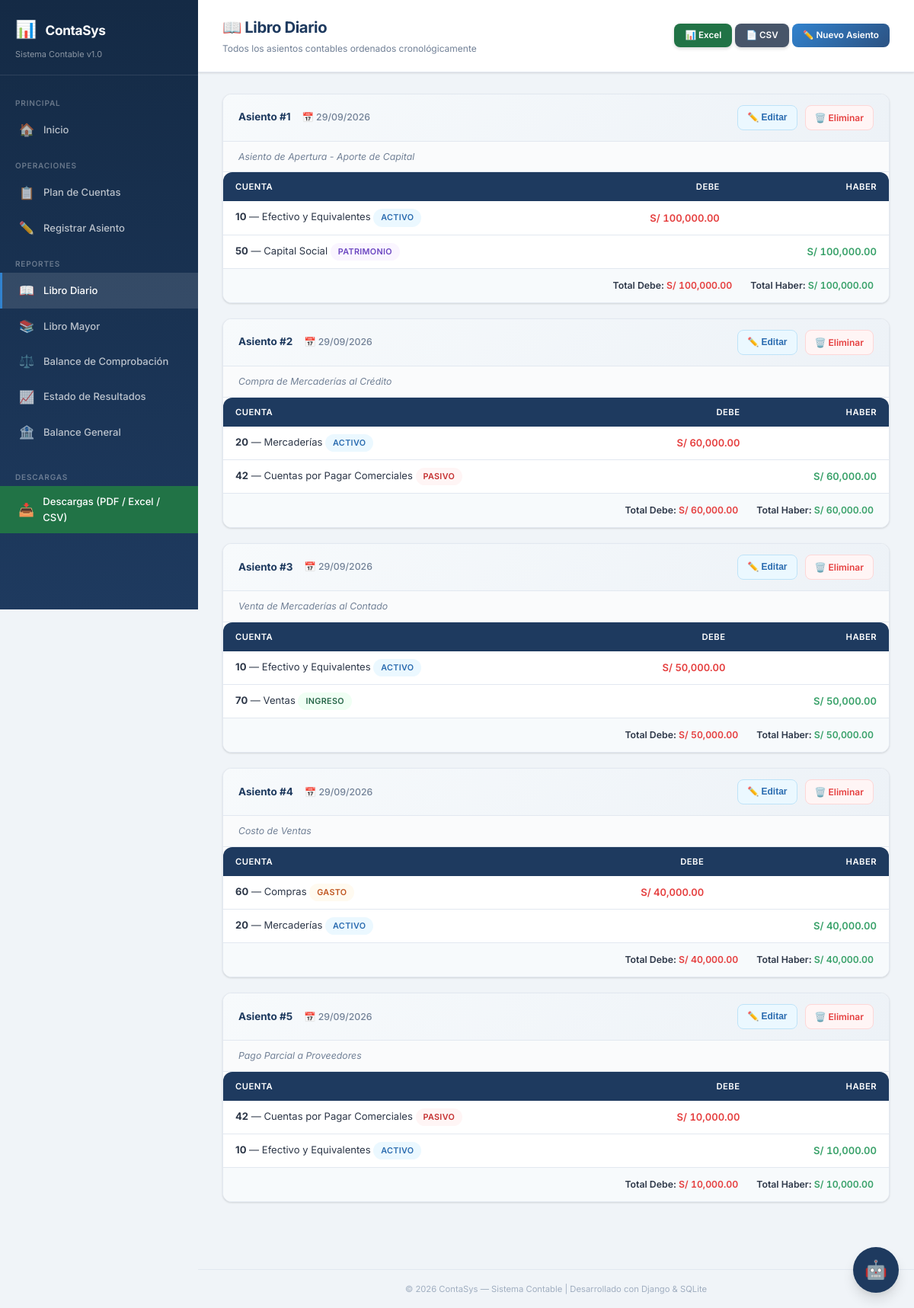
The page /reportes/libro-diario/ on the database as committed earlier.
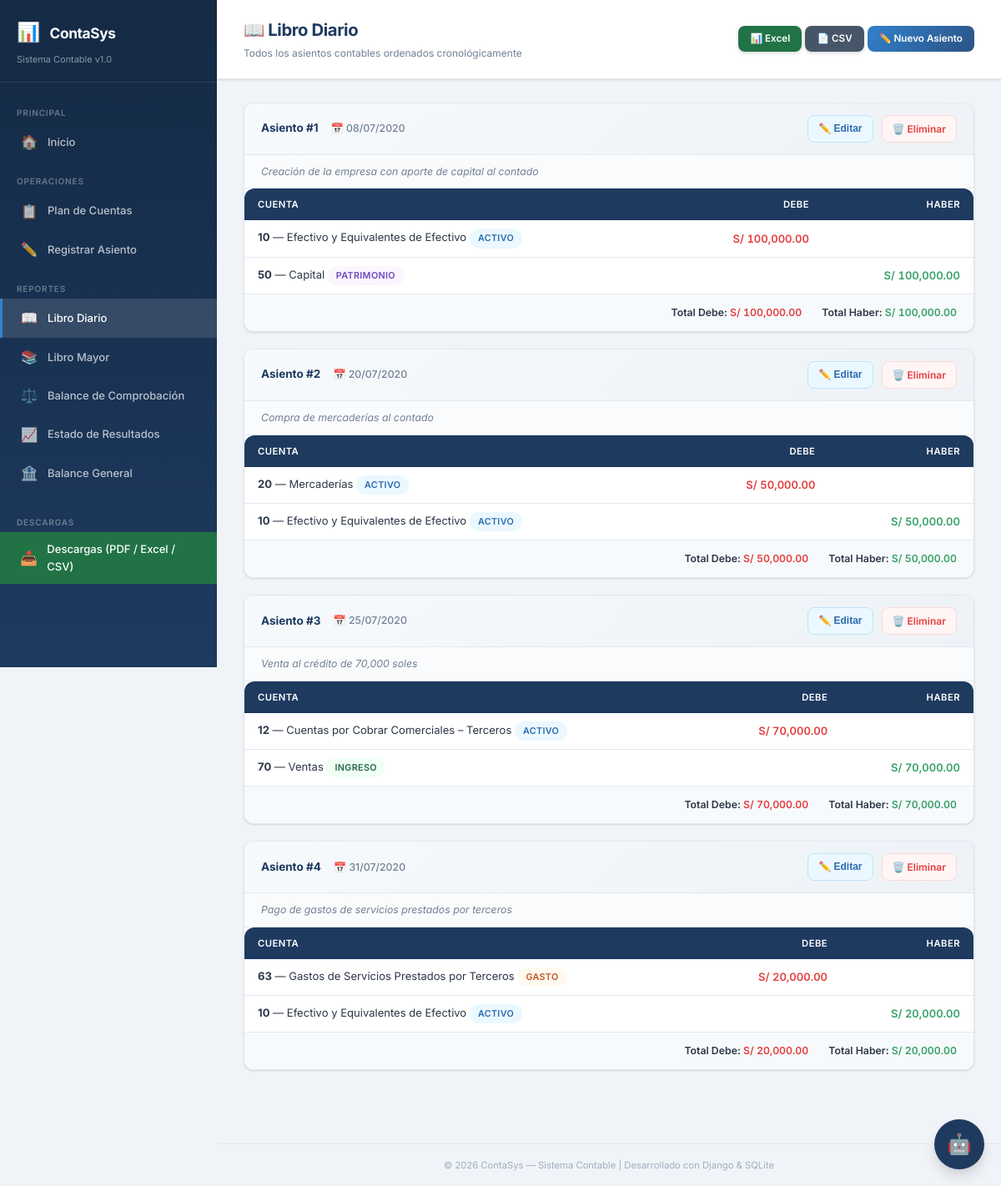
The same page on the database as committed later.
### core/models.py (models this page shows, shortened)
class AsientoContable(models.Model):
    fecha = models.DateField(verbose_name='Fecha')
    descripcion = models.TextField(blank=True, default='', verbose_name='Descripción')
    created_at = models.DateTimeField(auto_now_add=True)
    class Meta:
        ordering = ['fecha', 'id']
        verbose_name = 'Asiento Contable'
        verbose_name_plural = 'Asientos Contables'
    @property
    def total_debe(self):
        return self.movimientos.filter(tipo='debe').aggregate(
            total=models.Sum('monto'))['total'] or Decimal('0')
    @property
    def total_haber(self):
        return self.movimientos.filter(tipo='haber').aggregate(
            total=models.Sum('monto'))['total'] or Decimal('0')

class Movimiento(models.Model):
    TIPO_CHOICES = [
        ('debe', 'Debe'),
        ('haber', 'Haber'),
    ]
    asiento = models.ForeignKey(
        AsientoContable,
        on_delete=models.CASCADE,
        related_name='movimientos',
        verbose_name='Asiento'
    )
    cuenta = models.ForeignKey(
        CuentaContable,
        on_delete=models.PROTECT,
        related_name='movimientos',
        verbose_name='Cuenta'
    )
    tipo = models.CharField(max_length=5, choices=TIPO_CHOICES, verbose_name='Tipo')
    monto = models.DecimalField(max_digits=12, decimal_places=2, verbose_name='Monto')
    class Meta:
        verbose_name = 'Movimiento'
        verbose_name_plural = 'Movimientos'

class CuentaContable(models.Model):
    TIPO_CHOICES = [
        ('activo', 'Activo'),
        ('pasivo', 'Pasivo'),
        ('patrimonio', 'Patrimonio'),
        ('ingreso', 'Ingreso'),
        ('gasto', 'Gasto'),
    ]
    SUBCATEGORIA_CHOICES = [
        ('', 'General'),
        ('activo_corriente', 'Activo corriente'),
        ('existencias', 'Existencias'),
        ('activo_no_corriente', 'Activo no corriente'),
        ('pasivo', 'Pasivo'),
        ('patrimonio', 'Patrimonio'),
        ('gastos', 'Gastos'),
        ('ingresos', 'Ingresos'),
        ('costo_ventas', 'Costo de Ventas'),
        ('gasto_operativo', 'Gasto Operativo'),
        ('gasto_financiero', 'Gasto Financiero'),
        ('otro_ingreso', 'Otro Ingreso'),
        ('otro_gasto', 'Otro Gasto'),
    ]
    SUBCATEGORIAS_POR_TIPO = {
        'activo': ['activo_corriente', 'existencias', 'activo_no_corriente'],
        'pasivo': ['pasivo'],
        'patrimonio': ['patrimonio'],
        'gasto': ['gastos', 'costo_ventas', 'gasto_operativo', 'gasto_financiero', 'otro_gasto'],
        'ingreso': ['ingresos', 'otro_ingreso'],
    }
    codigo = models.CharField(max_length=20, unique=True, verbose_name='Código')
    nombre = models.CharField(max_length=200, verbose_name='Nombre')
    tipo = models.CharField(max_length=20, choices=TIPO_CHOICES, verbose_name='Tipo')
    subcategoria = models.CharField(
        max_length=20,
        choices=SUBCATEGORIA_CHOICES,
        blank=True,
        default='',
        verbose_name='Subcategoría'
    )
    class Meta:
        ordering = ['codigo']
        verbose_name = 'Cuenta Contable'
        verbose_name_plural = 'Cuentas Contables'

### core/views.py (the view)
# urls.py: path('reportes/libro-diario/', views.libro_diario, name='libro_diario'),
def libro_diario(request):
    asientos = AsientoContable.objects.prefetch_related('movimientos__cuenta').order_by('fecha', 'id')
    cuentas = CuentaContable.objects.all()
    context = {
        'asientos': asientos,
        'cuentas': cuentas,
    }
    return render(request, 'libro_diario.html', context)

### core/templatetags/contable_tags.py (called while the page is built)
@register.filter
def formato_moneda(valor):
    if valor is None:
        return 'S/ 0.00'
    try:
        valor = Decimal(str(valor))
        return f'S/ {valor:,.2f}'
    except Exception:
        return f'S/ {valor}'

@register.filter
def tipo_badge(tipo):
    clases = {
        'activo': 'badge-activo',
        'pasivo': 'badge-pasivo',
        'patrimonio': 'badge-patrimonio',
        'ingreso': 'badge-ingreso',
        'gasto': 'badge-gasto',
    }
    return clases.get(tipo, 'badge-default')

### templates/libro_diario.html (shortened to what this page needs)
{% extends 'base.html' %}
{% load contable_tags %}
{% block nav_diario %}active{% endblock %}
{% block page_title %}📖 Libro Diario{% endblock %}
{% block page_subtitle %}Todos los asientos contables ordenados cronológicamente{% endblock %}
{% block page_actions %}
<a href="{% url 'exportar_reporte' 'diario' 'excel' %}" class="btn btn-sm" style="background:#217346; color:white; font-weight:600; box-shadow: 0 2px 4px rgba(0,0,0,0.15);">📊 Excel</a>
<a href="{% url 'exportar_reporte' 'diario' 'csv' %}" class="btn btn-sm" style="background:#475569; color:white; font-weight:600; box-shadow: 0 2px 4px rgba(0,0,0,0.15);">📄 CSV</a>
<a href="{% url 'registrar_asiento' %}" class="btn btn-primary btn-sm">✏️ Nuevo Asiento</a>
{% endblock %}
{% block content %}
{% if asientos %}
    {% for asiento in asientos %}
    <div class="asiento-card">
        <div class="asiento-header">
            <div style="display: flex; align-items: center; gap: 15px;">
                <span class="asiento-id">Asiento #{{ forloop.counter }}</span>
                <span class="asiento-fecha">📅 {{ asiento.fecha|date:"d/m/Y" }}</span>
            </div>
            <div style="display: flex; gap: 10px;">
                <button type="button" class="btn-edit" onclick="abrirModalEditar({{ asiento.id }}, {{ forloop.counter }}, '{{ asiento.fecha|date:'Y-m-d' }}', '{{ asiento.descripcion|escapejs }}')">
                    ✏️ Editar
                </button>
                <a href="{% url 'eliminar_asiento' asiento.id %}"
                   class="btn-delete"
                   onclick="return confirm('¿Estás seguro de eliminar el Asiento #{{ forloop.counter }}?');">
                   🗑️ Eliminar
                </a>
            </div>
        </div>
        {% if asiento.descripcion %}
        <div class="asiento-desc">{{ asiento.descripcion }}</div>
        {% endif %}
        <div class="table-container">
            <table>
                <thead>
                    <tr>
                        <th>Cuenta</th>
                        <th class="text-right">Debe</th>
                        <th class="text-right">Haber</th>
                    </tr>
                </thead>
                <tbody>
                    {% for mov in asiento.movimientos.all %}
                    <tr>
                        <td>
                            <strong>{{ mov.cuenta.codigo }}</strong> — {{ mov.cuenta.nombre }}
                            <span class="badge {{ mov.cuenta.tipo|tipo_badge }}">{{ mov.cuenta.get_tipo_display }}</span>
                        </td>
                        <td class="text-right monto">
                            {% if mov.tipo == 'debe' %}<span class="text-debe">{{ mov.monto|formato_moneda }}</span>{% endif %}
                        </td>
                        <td class="text-right monto">
                            {% if mov.tipo == 'haber' %}<span class="text-haber">{{ mov.monto|formato_moneda }}</span>{% endif %}
                        </td>
                    </tr>
                    {% endfor %}
                </tbody>
            </table>
        </div>
        <div class="asiento-totals">
            <span>Total Debe: <span class="text-debe monto">{{ asiento.total_debe|formato_moneda }}</span></span>
            <span>Total Haber: <span class="text-haber monto">{{ asiento.total_haber|formato_moneda }}</span></span>
        </div>
    </div>
    {% endfor %}
{% endif %}
{% endblock %}

Rows that differ between the two databases and show on the page:
removed AsientoContable: fecha "29/09/2026", descripcion "Asiento de Apertura - Aporte de Capital", total_debe "S/ 100,000.00", total_haber "S/ 100,000.00"
removed Movimiento: cuenta.codigo "10", cuenta.nombre "Efectivo y Equivalentes", cuenta.tipo "ACTIVO", monto "S/ 100,000.00", shown under "29/09/2026"
removed Movimiento: cuenta.codigo "50", cuenta.nombre "Capital Social", cuenta.tipo "PATRIMONIO", monto "S/ 100,000.00", shown under "29/09/2026"
removed AsientoContable: fecha "29/09/2026", descripcion "Compra de Mercaderías al Crédito", total_debe "S/ 60,000.00", total_haber "S/ 60,000.00"
removed Movimiento: cuenta.codigo "20", cuenta.nombre "Mercaderías", cuenta.tipo "ACTIVO", monto "S/ 60,000.00", shown under "29/09/2026"
removed Movimiento: cuenta.codigo "42", cuenta.nombre "Cuentas por Pagar Comerciales", cuenta.tipo "PASIVO", monto "S/ 60,000.00", shown under "29/09/2026"
removed AsientoContable: fecha "29/09/2026", descripcion "Venta de Mercaderías al Contado", total_debe "S/ 50,000.00", total_haber "S/ 50,000.00"
removed Movimiento: cuenta.codigo "10", cuenta.nombre "Efectivo y Equivalentes", cuenta.tipo "ACTIVO", monto "S/ 50,000.00", shown under "29/09/2026"
removed Movimiento: cuenta.codigo "70", cuenta.nombre "Ventas", cuenta.tipo "INGRESO", monto "S/ 50,000.00", shown under "29/09/2026"
removed AsientoContable: fecha "29/09/2026", descripcion "Costo de Ventas", total_debe "S/ 40,000.00", total_haber "S/ 40,000.00"
removed Movimiento: cuenta.codigo "60", cuenta.nombre "Compras", cuenta.tipo "GASTO", monto "S/ 40,000.00", shown under "29/09/2026"
removed Movimiento: cuenta.codigo "20", cuenta.nombre "Mercaderías", cuenta.tipo "ACTIVO", monto "S/ 40,000.00", shown under "29/09/2026"
removed AsientoContable: fecha "29/09/2026", descripcion "Pago Parcial a Proveedores", total_debe "S/ 10,000.00", total_haber "S/ 10,000.00"
removed Movimiento: cuenta.codigo "42", cuenta.nombre "Cuentas por Pagar Comerciales", cuenta.tipo "PASIVO", monto "S/ 10,000.00", shown under "29/09/2026"
removed Movimiento: cuenta.codigo "10", cuenta.nombre "Efectivo y Equivalentes", cuenta.tipo "ACTIVO", monto "S/ 10,000.00", shown under "29/09/2026"
added AsientoContable: fecha "08/07/2020", descripcion "Creación de la empresa con aporte de capital al contado", total_debe "S/ 100,000.00", total_haber "S/ 100,000.00"
added Movimiento: cuenta.codigo "10", cuenta.nombre "Efectivo y Equivalentes de Efectivo", cuenta.tipo "ACTIVO", monto "S/ 100,000.00", shown under "08/07/2020"
added Movimiento: cuenta.codigo "50", cuenta.nombre "Capital", cuenta.tipo "PATRIMONIO", monto "S/ 100,000.00", shown under "08/07/2020"
added AsientoContable: fecha "20/07/2020", descripcion "Compra de mercaderías al contado", total_debe "S/ 50,000.00", total_haber "S/ 50,000.00"
added Movimiento: cuenta.codigo "20", cuenta.nombre "Mercaderías", cuenta.tipo "ACTIVO", monto "S/ 50,000.00", shown under "20/07/2020"
added Movimiento: cuenta.codigo "10", cuenta.nombre "Efectivo y Equivalentes de Efectivo", cuenta.tipo "ACTIVO", monto "S/ 50,000.00", shown under "20/07/2020"
added AsientoContable: fecha "25/07/2020", descripcion "Venta al crédito de 70,000 soles", total_debe "S/ 70,000.00", total_haber "S/ 70,000.00"
added Movimiento: cuenta.codigo "12", cuenta.nombre "Cuentas por Cobrar Comerciales – Terceros", cuenta.tipo "ACTIVO", monto "S/ 70,000.00", shown under "25/07/2020"
added Movimiento: cuenta.codigo "70", cuenta.nombre "Ventas", cuenta.tipo "INGRESO", monto "S/ 70,000.00", shown under "25/07/2020"
added AsientoContable: fecha "31/07/2020", descripcion "Pago de gastos de servicios prestados por terceros", total_debe "S/ 20,000.00", total_haber "S/ 20,000.00"
added Movimiento: cuenta.codigo "63", cuenta.nombre "Gastos de Servicios Prestados por Terceros", cuenta.tipo "GASTO", monto "S/ 20,000.00", shown under "31/07/2020"
added Movimiento: cuenta.codigo "10", cuenta.nombre "Efectivo y Equivalentes de Efectivo", cuenta.tipo "ACTIVO", monto "S/ 20,000.00", shown under "31/07/2020"
